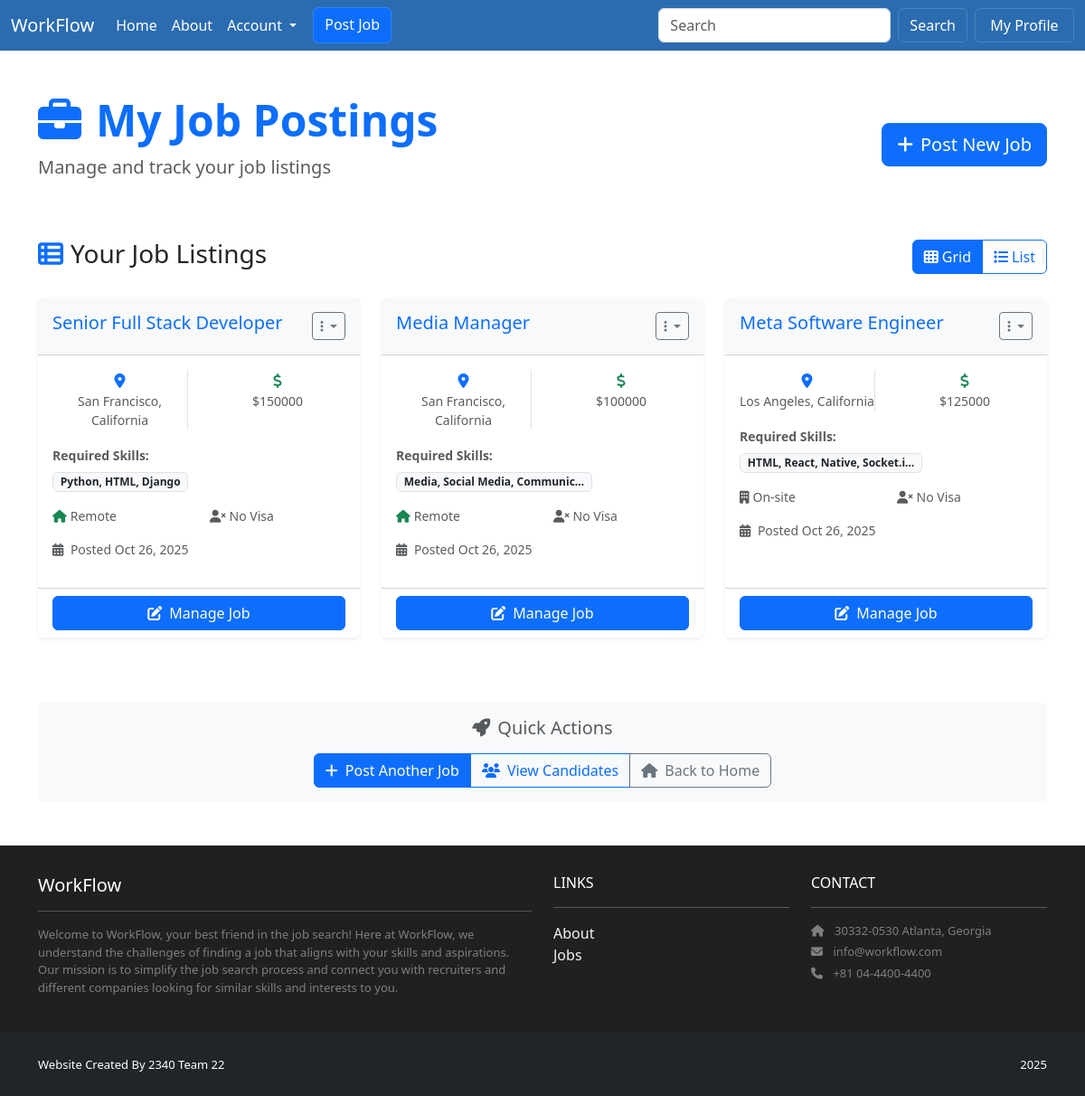
The page /jobs/my-jobs/ (signed in) on the database its author committed.
### jobs/models.py (models this page shows, shortened)
class Job(models.Model):
    title = models.CharField(max_length=200)
    skills = models.TextField()
    location = models.CharField(max_length=300)
    salary = models.IntegerField()
    is_remote = models.BooleanField(default=False)
    visa_sponsorship = models.BooleanField(default=False)
    created_date = models.DateTimeField(default=timezone.now)
    recruiter = models.ForeignKey(
        settings.AUTH_USER_MODEL,
        on_delete=models.CASCADE,
        related_name='jobs'
    )

### jobs/views.py (the view)
# urls.py: path('my-jobs/', views.recruiter_jobs, name='recruiter_jobs'),
@login_required
def recruiter_jobs(request):
    jobs = Job.objects.filter(recruiter=request.user)
    total_jobs = jobs.count()
    remote_jobs = jobs.filter(is_remote=True).count()
    visa_jobs = jobs.filter(visa_sponsorship=True).count()
    context = {
        'jobs': jobs,
        'total_jobs': total_jobs,
        'remote_jobs': remote_jobs,
        'visa_jobs': visa_jobs,
    }
    return render(request, 'jobs/recruiter_jobs.html', context)

### accounts/models.py (called while the page is built)
    @property
    def is_seeker(self):
        return self.role == self.Roles.SEEKER

    @property
    def is_recruiter(self):
        return self.role == self.Roles.RECRUITER

### jobs/templates/jobs/recruiter_jobs.html (shortened to what this page needs)
{% extends 'base.html' %}
{% load static %}
{% block content %}
<div class="container py-5">
  <div class="row mb-5">
    <div class="col-12">
      <div class="d-flex justify-content-between align-items-center">
        <div>
          <h1 class="display-5 fw-bold text-primary mb-2">
            <i class="fas fa-briefcase me-3"></i>My Job Postings
          </h1>
          <p class="lead text-muted">Manage and track your job listings</p>
        </div>
        <div>
          <a href="{% url 'post_job' %}" class="btn btn-primary btn-lg">
            <i class="fas fa-plus me-2"></i>Post New Job
          </a>
        </div>
      </div>
    </div>
  </div>
  {% if jobs %}
    <div class="row">
      <div class="col-12">
        <div class="d-flex justify-content-between align-items-center mb-4">
          <h3 class="text-dark">
            <i class="fas fa-th-list me-2 text-primary"></i>Your Job Listings
          </h3>
          <div class="btn-group" role="group">
            <button type="button" class="btn btn-outline-primary active" onclick="switchView('grid')">
              <i class="fas fa-th me-1"></i>Grid
            </button>
            <button type="button" class="btn btn-outline-primary" onclick="switchView('list')">
              <i class="fas fa-list me-1"></i>List
            </button>
          </div>
        </div>
      </div>
    </div>
    <div id="grid-view" class="row">
      {% for job in jobs %}
        <div class="col-lg-4 col-md-6 mb-4">
          <div class="card h-100 shadow-sm border-0 job-card">
            <div class="card-header bg-light py-3">
              <div class="d-flex justify-content-between align-items-start">
                <h5 class="card-title mb-0 text-primary">{{ job.title }}</h5>
                <div class="dropdown">
                  <button class="btn btn-sm btn-outline-secondary dropdown-toggle" type="button" data-bs-toggle="dropdown">
                    <i class="fas fa-ellipsis-v"></i>
                  </button>
                </div>
              </div>
            </div>
            <div class="card-body">
              <div class="mb-3">
                <div class="row text-center mb-3">
                  <div class="col-6">
                    <div class="border-end">
                      <i class="fas fa-map-marker-alt text-primary"></i>
                      <small class="d-block text-muted">{{ job.location }}</small>
                    </div>
                  </div>
                  <div class="col-6">
                    <i class="fas fa-dollar-sign text-success"></i>
                    <small class="d-block text-muted">${{ job.salary|floatformat:0 }}</small>
                  </div>
                </div>
              </div>
              <div class="mb-3">
                <small class="text-muted fw-semibold">Required Skills:</small>
                <div class="mt-1">
                  <span class="badge bg-light text-dark border">{{ job.skills|truncatechars:30 }}</span>
                </div>
              </div>
              <div class="mb-3">
                <div class="row">
                  <div class="col-6">
                    <small class="text-muted d-block">
                      {% if job.is_remote %}
                        <i class="fas fa-home text-success me-1"></i>Remote
                      {% else %}
                        <i class="fas fa-building text-muted me-1"></i>On-site
                      {% endif %}
                    </small>
                  </div>
                  <div class="col-6">
                    <small class="text-muted d-block">
                      {% if job.visa_sponsorship %}
                        <i class="fas fa-globe text-info me-1"></i>Visa OK
                      {% else %}
                        <i class="fas fa-user-times text-muted me-1"></i>No Visa
                      {% endif %}
                    </small>
                  </div>
                </div>
              </div>
              <div class="text-muted small mb-3">
                <i class="fas fa-calendar-alt me-1"></i>
                Posted {{ job.created_date|date:"M d, Y" }}
              </div>
            </div>
            <div class="card-footer bg-transparent">
              <div class="d-grid gap-2">
                <a href="{% url 'edit_job' job.id %}" class="btn btn-primary">
                  <i class="fas fa-edit me-2"></i>Manage Job
                </a>
              </div>
            </div>
          </div>
        </div>
      {% endfor %}
    </div>
  {% endif %}
  {% if jobs %}
  <div class="row mt-5">
    <div class="col-12">
      <div class="card bg-light border-0">
        <div class="card-body text-center">
          <h5 class="text-muted mb-3">
            <i class="fas fa-rocket me-2"></i>Quick Actions
          </h5>
          <div class="btn-group" role="group">
            <a href="{% url 'post_job' %}" class="btn btn-primary">
              <i class="fas fa-plus me-2"></i>Post Another Job
            </a>
            <a href="{% url 'recommended.overview' %}" class="btn btn-outline-primary">
              <i class="fas fa-users me-2"></i>View Candidates
            </a>
            <a href="{% url 'home.index' %}" class="btn btn-outline-secondary">
              <i class="fas fa-home me-2"></i>Back to Home
            </a>
          </div>
        </div>
      </div>
    </div>
  </div>
  {% endif %}
</div>
{% endblock %}

### jobproject/static/style.css (style rules this page uses)
.text-primary { color: #1e3a8a !important; }

### jobproject/templates/base.html (style rules this page uses)
html, body { height: 100%; }
body { display: flex; flex-direction: column; min-height: 100vh; }

### jobs/templates/jobs/recruiter_jobs.html (style rules this page uses)
.job-card { transition: transform 0.2s ease-in-out; }

### rows shown on the page
Job: title "Senior Full Stack Developer", location "San Francisco, California", salary "150000", skills "Python, HTML, Django", is_remote True (drawn), visa_sponsorship False (drawn), created_date "Oct 26, 2025"
Job: title "Media Manager", location "San Francisco, California", salary "100000", skills "Media, Social Media, Communic…", is_remote True (drawn), visa_sponsorship False (drawn), created_date "Oct 26, 2025"
Job: title "Meta Software Engineer", location "Los Angeles, California", salary "125000", skills "HTML, React, Native, Socket.i…", is_remote False (drawn), visa_sponsorship False (drawn), created_date "Oct 26, 2025"
